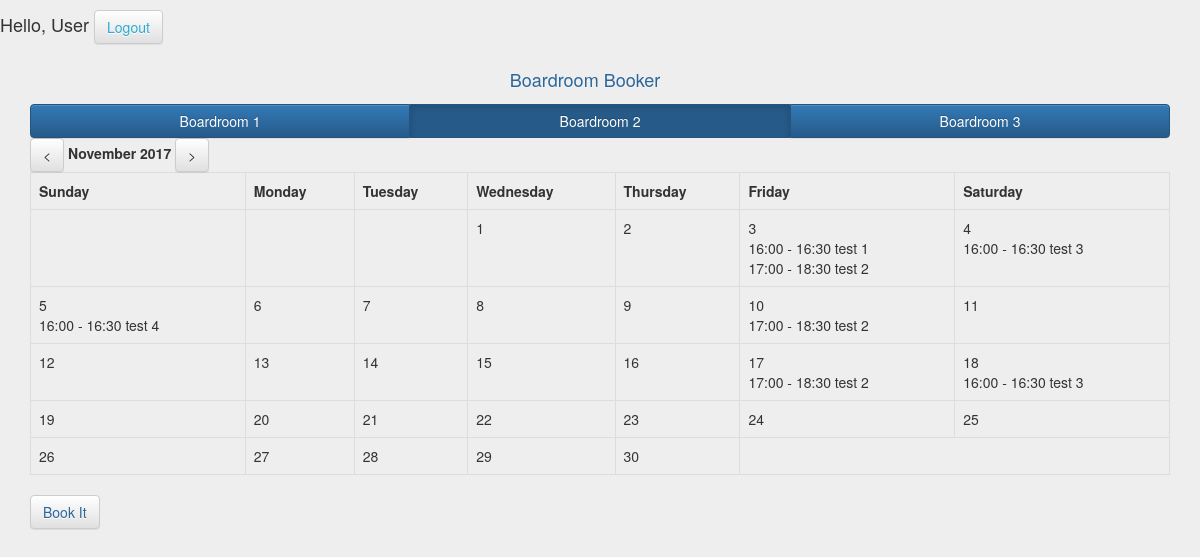
Page /index.php?room=2 (signed in) on the earlier database version.
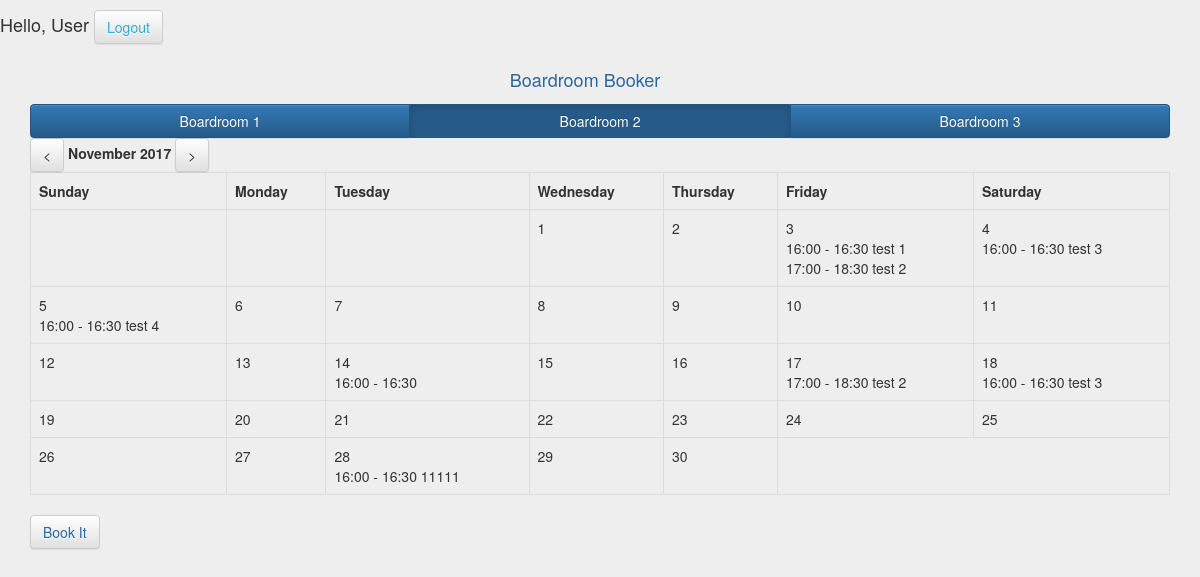
Same page on the later database version.
### tables this page shows
CREATE TABLE `rooms` (
  `rooms_id` int(11) NOT NULL,
  `rooms_name` varchar(255) NOT NULL
);

CREATE TABLE `events` (
  `events_id` int(11) NOT NULL,
  `events_employer` int(11) NOT NULL,
  `events_start` datetime NOT NULL,
  `events_end` datetime NOT NULL,
  `events_description` text NOT NULL,
  `events_recurring` tinyint(1) NOT NULL DEFAULT '0',
  `events_specify` tinyint(1) NOT NULL DEFAULT '0',
  `events_duration` tinyint(1) NOT NULL DEFAULT '0',
  `events_parent` int(11) NOT NULL DEFAULT '0',
  `events_position` tinyint(1) NOT NULL DEFAULT '0',
  `events_room` int(11) NOT NULL DEFAULT '1',
  `events_created` datetime NOT NULL
);

### controllers/IndexController.php (called while the page is built, shortened)
<?php
class IndexController extends BaseController{
    public function index(){
        $d = (isset($_GET["d"])) ? $_GET["d"] : 0;
        $currentRoom = (!isset($_GET["room"])) ? 1 : $_GET["room"];
        $currentTimeStamp = (isset($_GET["d"])) ? strtotime("first day of".$d." month") : strtotime("now");
        $m = date("F", $currentTimeStamp);
        $y = date("Y", $currentTimeStamp);
        $allDays = date("t", $currentTimeStamp);
        $firstDay = date("w", strtotime($y."-".date("m", $currentTimeStamp)."-1"));
        $rooms = Rooms::model()->findAll();
        $events = Bookit::model()->findAll(
            [
                "events_room =" => $currentRoom,
                "events_start >=" => date("Y-m-01 00:00:00", $currentTimeStamp),
                "events_end <=" => date("Y-m-".$allDays." 00:00:00", $currentTimeStamp)
            ],
            [
                "events_start" => "asc"
            ]
        );
        $eventsArray = [];
        foreach($events as $event){
            $day = date("j", strtotime($event["events_start"]));
            $eventsArray[$day][] = $event;
        }
        $eventCreateSuccess = (isset($_SESSION["formMessages"])) ? $_SESSION["formMessages"] : "";
        $eventCreateError = (isset($_SESSION["formErrorMessages"])) ? $_SESSION["formErrorMessages"] : "";
        $params = array(
            "currentRoom" => $currentRoom,
            "currentUser" => $_SESSION['userId'],
            "currentRole" => $_SESSION["userRole"],
            "d" => $d,
            "currMonth" => $m,
            "currYear" => $y,
            "allDays" => $allDays,
            "firstDay" => $firstDay,
            "rooms" => $rooms,
            "events" => $eventsArray,
            "eventCreateSuccess" => $eventCreateSuccess,
            "eventCreateError" => $eventCreateError,
        );
        $this->render('index', $params);
    }
}

### index.php (called while the page is built, shortened)
<?php
include("config/config.php");
include("libraries/autoloader.php");
$app = new App($config);
$app->start();

### libraries/autoloader.php (called while the page is built, shortened)
<?php
if(!function_exists("LibLoader")){
    function LibLoader($class){
        $class = strtolower($class);
        $filePath = __DIR__."/".$class.".php";
    }
}
if(!function_exists("LibControllers")){
    function LibControllers($class){
        $class = ucfirst($class);
        $filePath = __DIR__."/../controllers/".$class.".php";
    }
}
if(!function_exists("LibModels")){
    function LibModels($class){
        $class = ucfirst($class);
        $filePath = __DIR__."/../models/".$class.".php";
    }
}

### models/Models.php (called while the page is built, shortened)
<?php
abstract class Models{
    protected $db;
    private static  $_models = [];
    public function __construct(){
        $this->db = App::$db;
    }
    public static function model($className = __CLASS__){
        if(isset(self::$_models[$className])){
            return self::$_models[$className];
        }else{
            self::$_models[$className] = new $className();
            return self::$_models[$className];
        }
    }
    public function findAll($params = [], $orders = []){
        $sql = "select * from ".$this->getTableName();
        $dbParams = [];
        $sth = $this->db->prepare($sql);
        $sth->execute($dbParams);
        return $sth->fetchAll(PDO::FETCH_ASSOC);
    }
}

### models/Rooms.php (called while the page is built)
<?php
class Rooms extends Models{
    public function getTableName(){
        return "rooms";
    }
    public static function model($className = __CLASS__){
        return parent::model($className);
    }
}

### models/Bookit.php (called while the page is built, shortened)
<?php
class Bookit extends Models{
    public function getTableName(){
        return "events";
    }
    public static function model($className = __CLASS__){
        return parent::model($className);
    }
    public function findAll($params = [], $orders = []){
        $sql = "select * from ".$this->getTableName();
        $dbParams = [];
        if(count($params) != 0){
            $where = " where ";
            $ind = 0;
            foreach ($params as $key => $val){
                if($ind != 0){
                    $where .= " and ";
                }
                $where .= $key . ' ? ';
                $dbParams[] = $val;
                $ind++;
            }
            $sql .= $where;
        }
        if(count($orders) != 0){
            $order = " order by ";
            $ind = 0;
            foreach ($orders as $key => $val){
                $order .= $key." ".$val;
            }
            $sql .= $order;
        }
        $sth = $this->db->prepare($sql);
        $sth->execute($dbParams);
        return $sth->fetchAll(PDO::FETCH_ASSOC);
    }
}

### views/index/index.php (the view, shortened to what the changed rows need)
<div id="mainDiv">
    <div id="mainFrameDiv" class="container">
        <div id="contentDiv">
            <div class="btn-group btn-group-justified">
                <? foreach ($rooms as $room) { ?>
                    <a href="index.php?room=<?= $room['rooms_id'] ?>"
                       class="btn btn-primary <?= ($room['rooms_id'] == $currentRoom) ? "active" : "" ?>"
                       style='width: 100%'><?= $room['rooms_name'] ?></a>&nbsp;&nbsp;
                <? } ?>
            </div>
            <div id="calendarDiv">
                <table class="table table-bordered">
                    <tr>
                        <th>Sunday</th>
                        <th>Monday</th>
                        <th>Tuesday</th>
                        <th>Wednesday</th>
                        <th>Thursday</th>
                        <th>Friday</th>
                        <th>Saturday</th>
                    </tr>
                    <tr>
                        <?
                        $start = 0;
                        $i = 1;
                        while ($start < $allDays + $firstDay){
                        if ($start == 7 || $start == 14 || $start == 21 || $start == 28 || $start == 35){
                        ?>
                    </tr>
                    <tr>
                        <?
                        }
                        if ($start < $firstDay) {
                            ?>
                            <td>&nbsp;</td>
                            <?
                        } else {
                            ?>
                            <td>
                                <?= $i ?><br>
                                <?
                                if (isset($events[$i])) {
                                    foreach ($events[$i] as $event) {
                                        if ($currentUser == $event["events_employer"] || $currentRole == 1) {
                                            echo '<a href="javascript: void(0);" data-id="'.$event['events_id'].'" data-type="btnShowDetail">' . date("H:i", strtotime($event["events_start"])) . ' - ' . date("H:i", strtotime($event["events_end"])) . ' ' . $event["events_description"] . '</a><br>';
                                        } else {
                                            echo '<span>' . date("H:i", strtotime($event["events_start"])) . ' - ' . date("H:i", strtotime($event["events_end"])) . ' ' . $event["events_description"] . '</span><br>';
                                        }
                                    }
                                } ?>
                            </td>
                            <?
                            $i++;
                        }
                        $start++;
                        }
                        ?>
                    </tr>
                </table>
            </div>
        </div>
    </div>
</div>

Differences in the rows shown:
removed events: events_start "17:00", events_end "18:30", events_description "test 2"
added events: events_start "16:00", events_end "16:30"
added events: events_start "16:00", events_end "16:30", events_description "11111"
